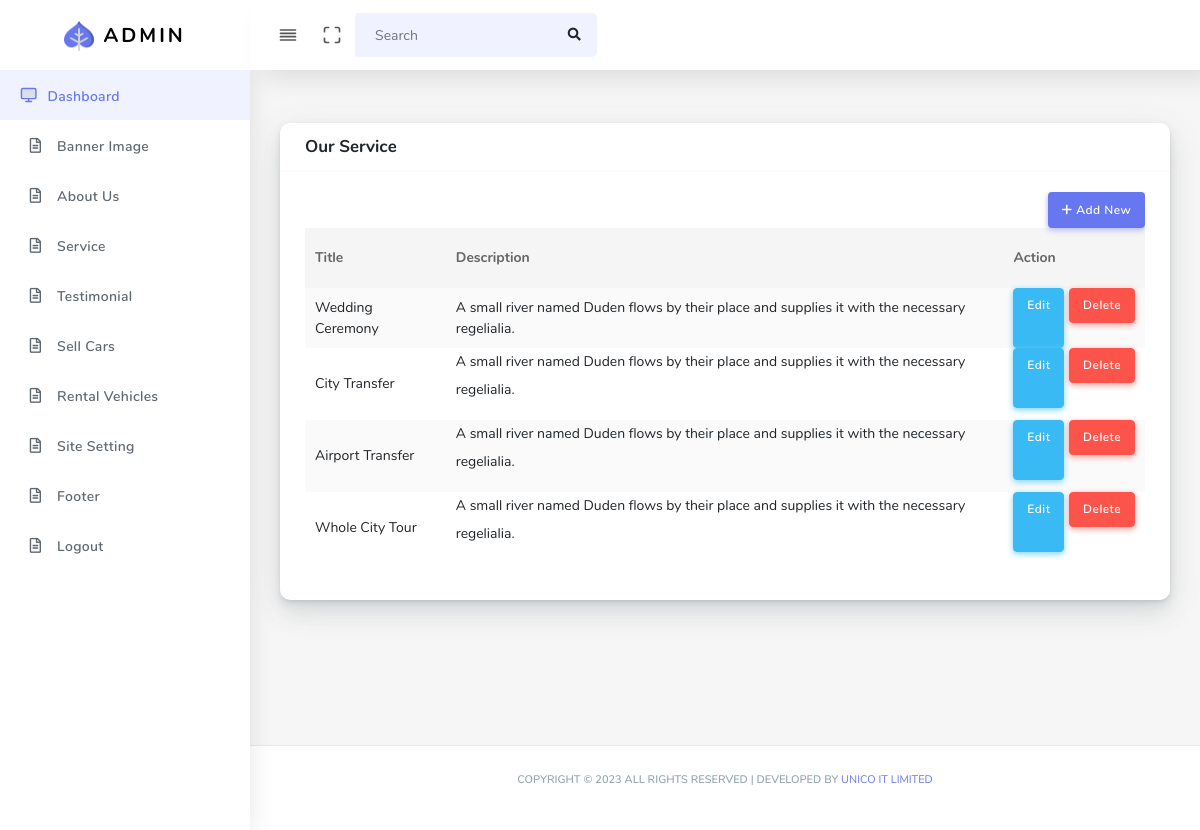
The app's page /admin/service.php with its own data.
### tables this page shows
CREATE TABLE `services` (
  `id` int(11) NOT NULL,
  `title` varchar(21) NOT NULL,
  `shortDesctiption` varchar(300) NOT NULL
);

### admin/service.php (the view, shortened to what this page needs)
<?php include("header.php");
include './config.php';
?>
<section class="section">
    <div class="section-body">
        <div class="row">
            <div class="col-12">
                <div class="card">
                    <div class="card-header">
                        <h4>Our Service</h4>
                    </div>
                    <div class="card-body">
                        <div class="table-responsive">
                            <div class="text-right">
                                <a href="serviceCreate.php" class="btn btn-icon icon-left btn-primary"><i class="fa-solid fa-plus"></i> Add New</a>
                            </div>
                            <table class="table table-striped table-hover" id="tableExport" style="width:100%;">
                                <thead>
                                    <tr>
                                        <th>Title</th>
                                        <th>Description</th>
                                        <th>Action</th>
                                    </tr>
                                </thead>
                                <tbody>
                                <?php
                            $sql = "SELECT * FROM services ORDER BY id ASC";
                            $result = $conn->query($sql);
                            if ($result->num_rows > 0) {
                                while ($row = $result->fetch_assoc()) {
                            ?>
                                    <tr>
                                        <td><?php echo $row['title']?></td>
                                        <td><?php echo $row['shortDesctiption']?></td>
                                        <td style="display: inline-flex;">
                                            <a href="serviceEdit.php?id=<?php echo $row['id']?>" class="btn btn-icon btn-info custom_btn_info">Edit</a>
                                                <form action="aboutDelete.php?id=<?php echo $row['id']?>" method="post">
                                                    <button type="submit" class="btn btn-icon btn-danger" style="margin-left: 5px">Delete</button>
                                                </form>
                                        </td>
                                    </tr>
                                    <?php }}?>
                                </tbody>
                            </table>
                        </div>
                    </div>
                </div>
            </div>
        </div>
    </div>
</section>
<?php include("footer.php"); ?>

### records on screen
services: title "Wedding Ceremony", shortDesctiption "A small river named Duden flows by their place and supplies it with the necessary regelialia."
services: title "City Transfer", shortDesctiption "A small river named Duden flows by their place and supplies it with the necessary regelialia."
services: title "Airport Transfer", shortDesctiption "A small river named Duden flows by their place and supplies it with the necessary regelialia."
services: title "Whole City Tour", shortDesctiption "A small river named Duden flows by their place and supplies it with the necessary regelialia."
